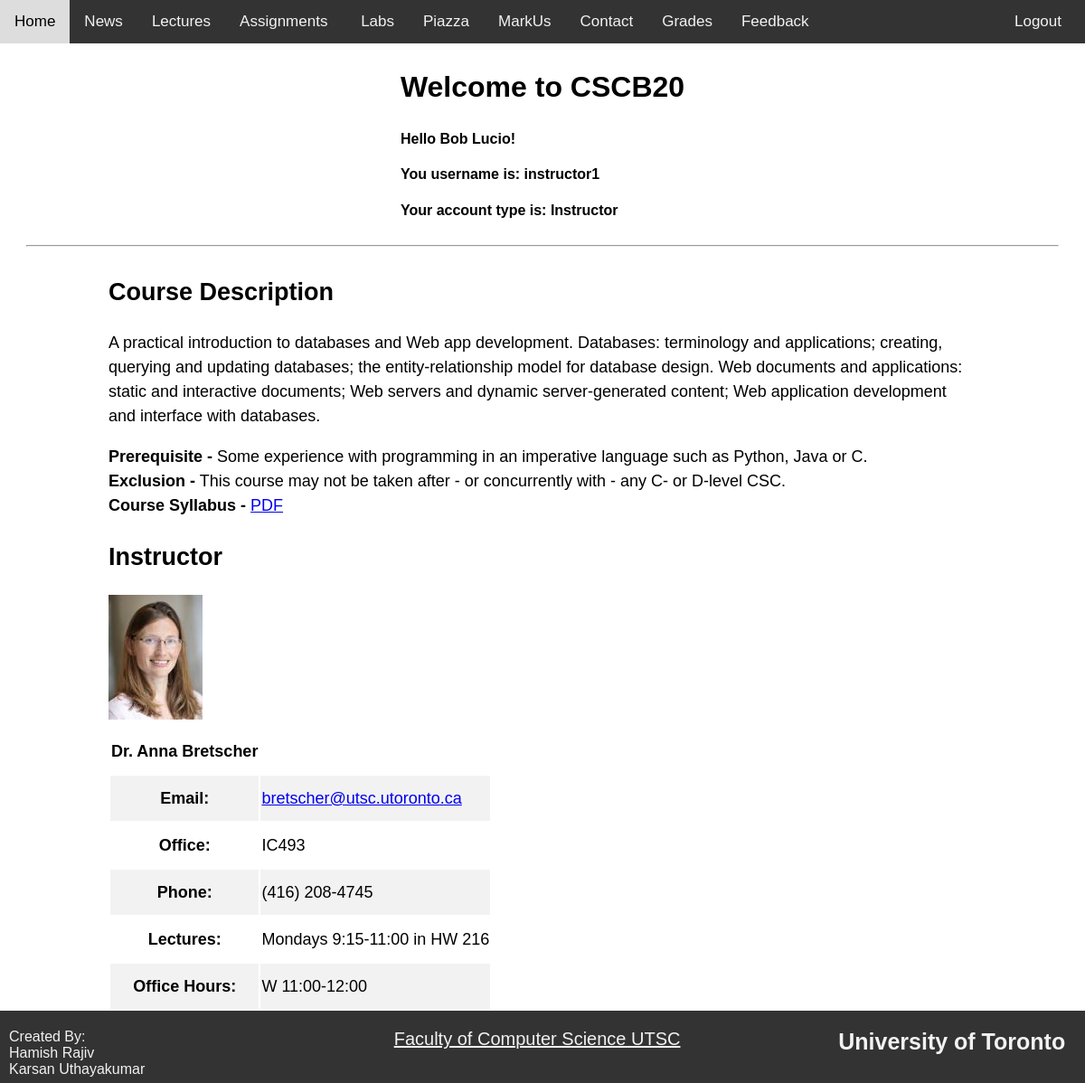
Screenshot of /home (signed in) with the database file from the repository.
### app.py (models this page shows)
class Instructor(Base):
    __tablename__ = "instructor"
    id = Column(Integer, primary_key=True, unique=True)
    userId = Column(String, ForeignKey('user.id'))
    username = Column(String, unique=True)
    firstName = Column(String)
    lastName = Column(String)
    user = relationship("User", back_populates="instructor")
    student = relationship(
        "Student",
        secondary=association_table,
        back_populates="instructor")
    feedbacks = relationship("Feedback")

### app.py (the view)
@app.route('/home')
def home():
    if session.get("logged_in") == False:
        return logout()
    user = s.query(User).filter_by(username=session.get("userName")).first()
    if user.isInstructor == True:
        user = user.instructor
    else:
        user = user.student
    return render_template("index.html", accType=session.get("accountType"), user=user)

### app.py (called while the page is built)
@app.teardown_request
def remove_session(ex=None):
    s.remove()

### templates/index.html (shortened to what this page needs)
{% extends "layout.html" %}
{% block content %}
<div class="pageHeader">
    <h1> Welcome to CSCB20</h1>
    <h4>Hello {{user.firstName}} {{user.lastName}}!</h4>
    <h4>You username is: {{user.username}}</h4>
    <h4>
        {% if user.user.isInstructor == True%}
        Your account type is: Instructor
        {% else%}
        Your account type is: Student
        {% endif %}
    </h4>
</div>
<hr>
<div class="content">
    <h2>Course Description</h2>
    <p>A practical introduction to databases and Web app development. Databases: terminology and applications;
        creating, querying and updating databases; the entity-relationship model for database design. Web
        documents and applications: static and
        interactive documents; Web servers and dynamic server-generated content; Web application development and
        interface with databases. </p>
    <div>
        <p><b>Prerequisite -</b> Some experience with programming in an imperative language such as Python, Java or
            C.
            <b>Exclusion -</b> This course may not be taken after - or concurrently with - any C- or D-level CSC.
            <b> Course Syllabus -</b> <a href="files/blank.pdf"> PDF</a> </p>
    </div>
    <div>
        <h2>Instructor</h2>
        <img src="/static/img/prof.jpg">
        <table>
            <tr>
                <th>Dr. Anna Bretscher</th>
                <th></th>
            <tr>
                <th>Email: </th>
                <td><a href="mailto:bretscher@utsc.utoronto.ca">bretscher@utsc.utoronto.ca</a></td>
            </tr>
            <tr>
                <th>Office:</th>
                <td> IC493 </td>
            </tr>
            <tr>
                <th>Phone:</th>
                <td> (416) 208-4745</td>
            </tr>
            <tr>
                <th>Lectures:</th>
                <td>Mondays 9:15-11:00 in HW 216</td>
            </tr>
            <tr>
                <th>Office Hours: </th>
                <td>W 11:00-12:00</td>
            </tr>
        </table>
    </div>
</div>
{% endblock %}

### static/container.css (style rules this page uses)
html,body { height: 100%; margin: 0px; padding: 0px; font-family: Arial, Helvetica, sans-serif; overflow-x: hidden; }
body { margin: 0px; padding: 0px; background-color: #ffffff; color: #000000; }
.pageHeader h1 { margin: 30px 0; }
hr { width: 95%; }
.content { width: 80%; font-size: 18px; line-height: 1.5 ; }
table tr:nth-child(even) { background-color: #f2f2f2; }
table tr { height: 50px; }

### rows the page displays
Instructor: firstName "Bob", lastName "Lucio", username "instructor1"
